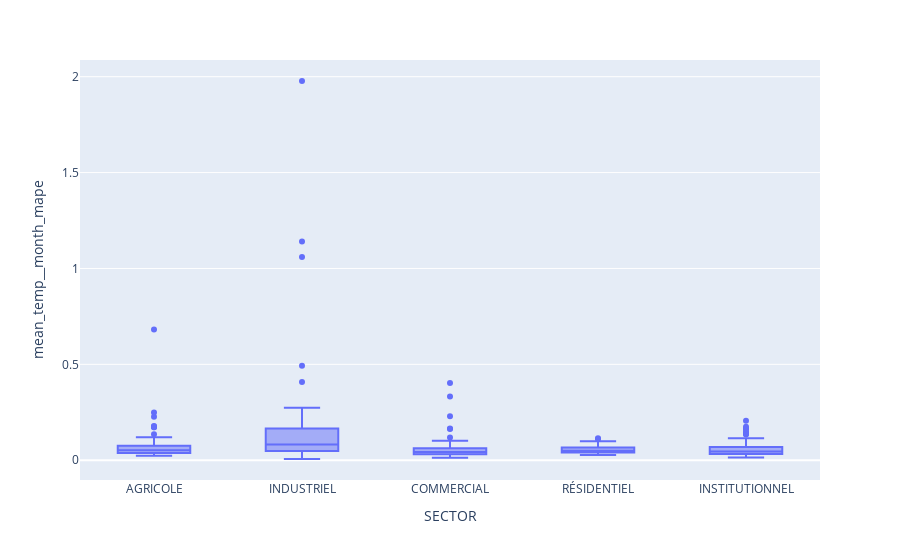

Source (notebook cell):
### Code cell
import plotly.express as px

px.box(df, x='SECTOR', y='mean_temp__month_mape')

### Figure 1 — Plotly figure (JSON) as saved in the notebook; plotly's stock layout.template omitted (floating-point values rounded to 4 significant figures; data arrays with more than 128 entries replaced by an {"elided": "..."} marker saying what was removed)
{"data": [{"alignmentgroup": "True", "hovertemplate": "SECTOR=%{x}<br>mean_temp__month_mape=%{y}<extra></extra>", "legendgroup": "", "marker": {"color": "#636efa"}, "name": "", "notched": false, "offsetgroup": "", "orientation": "v", "showlegend": false, "type": "box", "x": {"elided": "436 str values"}, "x0": " ", "xaxis": "x", "y": {"elided": "436 float values"}, "y0": " ", "yaxis": "y"}], "layout": {"boxmode": "group", "legend": {"tracegroupgap": 0}, "margin": {"t": 60}, "xaxis": {"anchor": "y", "domain": [0, 1], "title": {"text": "SECTOR"}}, "yaxis": {"anchor": "x", "domain": [0, 1], "title": {"text": "mean_temp__month_mape"}}}}
